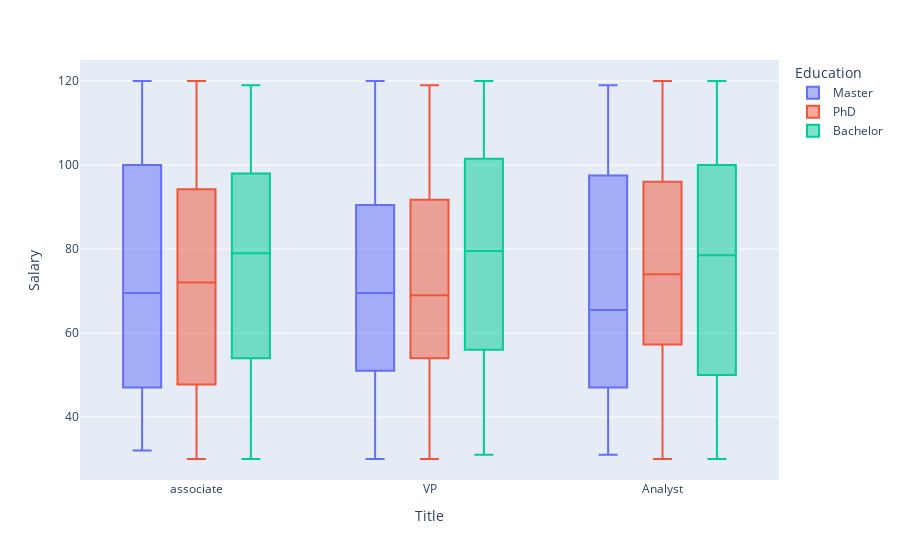

The notebook cell saved with this chart:
### Markdown cell above
## px.box to show the relations between 三个因素的比较salary, title and education，另一个用颜色区分

### Code cell
'''
It shows that most employees with PhD don't earn more than Masters and Bachelors 
'''

px.box(employees,x='Title',y='Salary',color='Education')

### Figure 1 — Plotly figure (JSON) as saved in the notebook; plotly's stock layout.template omitted (floating-point values rounded to 4 significant figures; data arrays with more than 128 entries replaced by an {"elided": "..."} marker saying what was removed)
{"data": [{"alignmentgroup": "True", "hovertemplate": "Education=Master<br>Title=%{x}<br>Salary=%{y}<extra></extra>", "legendgroup": "Master", "marker": {"color": "#636efa"}, "name": "Master", "notched": false, "offsetgroup": "Master", "orientation": "v", "showlegend": true, "type": "box", "x": {"elided": "174 str values"}, "x0": " ", "xaxis": "x", "y": {"elided": "174 int values"}, "y0": " ", "yaxis": "y"}, {"alignmentgroup": "True", "hovertemplate": "Education=PhD<br>Title=%{x}<br>Salary=%{y}<extra></extra>", "legendgroup": "PhD", "marker": {"color": "#EF553B"}, "name": "PhD", "notched": false, "offsetgroup": "PhD", "orientation": "v", "showlegend": true, "type": "box", "x": {"elided": "163 str values"}, "x0": " ", "xaxis": "x", "y": {"elided": "163 int values"}, "y0": " ", "yaxis": "y"}, {"alignmentgroup": "True", "hovertemplate": "Education=Bachelor<br>Title=%{x}<br>Salary=%{y}<extra></extra>", "legendgroup": "Bachelor", "marker": {"color": "#00cc96"}, "name": "Bachelor", "notched": false, "offsetgroup": "Bachelor", "orientation": "v", "showlegend": true, "type": "box", "x": {"elided": "163 str values"}, "x0": " ", "xaxis": "x", "y": {"elided": "163 int values"}, "y0": " ", "yaxis": "y"}], "layout": {"boxmode": "group", "legend": {"title": {"text": "Education"}, "tracegroupgap": 0}, "margin": {"t": 60}, "xaxis": {"anchor": "y", "domain": [0, 1], "title": {"text": "Title"}}, "yaxis": {"anchor": "x", "domain": [0, 1], "title": {"text": "Salary"}}}}
